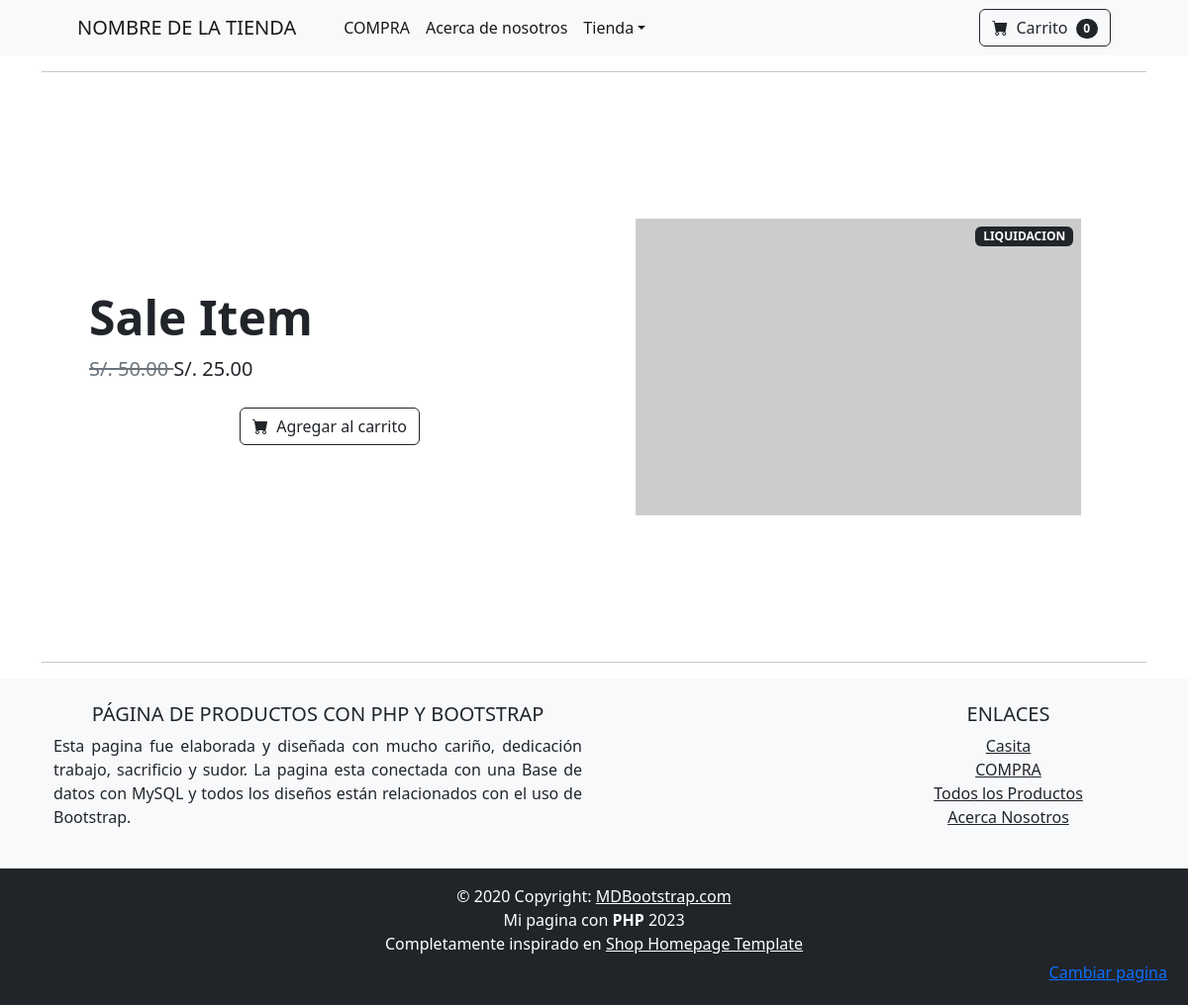
The app's page /producto.php?producto=6 with its own data.
### tables this page shows
CREATE TABLE `precio` (
  `IdProducto` int NOT NULL,
  `PrecioUnico` decimal(8,2) DEFAULT NULL,
  `PrecioLiquidacion` decimal(8,2) DEFAULT NULL,
  `PrecioSuperior` decimal(8,2) DEFAULT NULL,
  `PrecioInferior` decimal(8,2) DEFAULT NULL,
  PRIMARY KEY (`IdProducto`),
  CONSTRAINT `ProductoId` FOREIGN KEY (`IdProducto`) REFERENCES `producto` (`ProductoId`)
);

CREATE TABLE `producto` (
  `ProductoId` int NOT NULL AUTO_INCREMENT,
  `Nombre` varchar(50) NOT NULL,
  `Puntuacion` tinyint(1) DEFAULT NULL,
  `Imagen` varchar(100) DEFAULT NULL,
  PRIMARY KEY (`ProductoId`),
  UNIQUE KEY `idProducto_UNIQUE` (`ProductoId`)
);

### Controller/ProductoController.php (called while the page is built, shortened)
<?php
require("./Models/Conexion.php");
$idProducto = $_GET["producto"];
$conn = new Conexion();
$producto = $conn->getProducto($idProducto);
require("./View/ProductoView.php");
?>

### producto.php (called while the page is built)
<?php
require("./Controller/ProductoController.php")
?>

### Models/Conexion.php (called while the page is built, shortened)
<?php
require("./Models/ProductoMO.php");
class Conexion{
    private $conn;
    public function __construct()
    {
        $config = include('./config.php');
        $host =     $config['db_host'];
        $username = $config['db_user'];
        $password = $config['db_password'];
        $database = $config['db_name'];
        $this->conn = new mysqli($host, $username, $password, $database);
    }
    public function getProducto(int $id): ?ProductoMO{
        $query = $this->conn->query(
            'SELECT * FROM paginadproductos.producto JOIN paginadproductos.precio ON paginadproductos.producto.ProductoId = paginadproductos.precio.IdProducto WHERE idProducto=' . $id . ';'
        );
        $producto = null;
        while($fila = $query->fetch_assoc()){
            $producto = new ProductoMO($fila["Nombre"], $fila["Puntuacion"], $fila["Imagen"], $fila["PrecioUnico"], $fila["PrecioLiquidacion"], $fila["PrecioInferior"], $fila["PrecioSuperior"], $fila["ProductoId"]);
        }
        return $producto;
    }
}

### Models/ProductoMO.php (called while the page is built, shortened)
<?php
class ProductoMO
{
    private $nombre;
    private $imagen;
    private $precio;
    private $precioLiquidacion;
    public function __construct($nom, $punt, $img, $price = null, $priceliqui = null, $priceMin = null, $priceMax = null, $id = null)
    {
        $this->nombre = $nom;
        $this->imagen = $img;
        $this->precio = $price;
        $this->precioLiquidacion = $priceliqui;
    }
    public function getNombre()             { return $this->nombre; }
    public function getImagen()             { return $this->imagen; }
    public function getPrecio()             { return $this->precio; }
    public function getPrecioLiquidacion()  { return $this->precioLiquidacion; }
}
?>

### View/ProductoView.php (the view, shortened to what this page needs)
<!DOCTYPE html>
<html lang="en">
<head>
    <link href="https://cdn.jsdelivr.net/npm/bootstrap-icons@1.5.0/font/bootstrap-icons.css" rel="stylesheet" />
    <link href="css/styles.css" rel="stylesheet" />
</head>
<body>
    <?php
    include("./View/navbar.php");
    ?>
    <div class="container marketing">
        <hr class="featurette-divider">
        <section class="py-0">
            <div class="container px-4 px-lg-5 my-5">
                <div class="row gx-4 gx-lg-5 align-items-center" style="height: 500px;">
                    <div class="col-md-6">
                        <h1 class="display-5 fw-bolder"> <?php echo $producto->getNombre() ?> </h1>
                        <div class="fs-5 mb-2">
                            <?php if ($producto->getPrecio() != null) {
                                if ($producto->getPrecioLiquidacion() != null) {
                                    echo
                                    <<<HTML
                                    <span class="text-muted text-decoration-line-through"> S/. {$producto->getPrecio()} </span>
                                    S/. {$producto->getPrecioLiquidacion()}
                                    HTML;
                                } else {
                                    echo
                                    <<<HTML
                                    S/. {$producto->getPrecio()}
                                    HTML;
                                }
                            } else {
                                echo
                                <<<HTML
                        S/. {$producto->getPrecioMinimo()} - S/. {$producto->getPrecioMaximo()}
                        HTML;
                            }
                            ?>
                        </div>
                        <div class="d-flex justify-content-center">
                            <button class="btn btn-outline-dark flex-shrink-0" type="button">
                                <i class="bi-cart-fill me-1 mb-5"></i>
                                Agregar al carrito
                            </button>
                        </div>
                    </div>
                    <div class="col-md-6 d-flex align-items-center justify-content-center">
                        <div style="position: relative;">
                            <img class="card-img-top mb-5 mb-md-0" style="max-width: 600px; max-height: 700px;" src=<?php echo $producto->getImagen() ?> alt="https://dummyimage.com/600x700/dee2e6/6c757d.jpg">
                            <?php if ($producto->getPrecioLiquidacion() != null) {
                                echo
                                <<<HTML
                                <div class="badge bg-dark text-white position-absolute" style="top: 0.5rem; right: 0.5rem">LIQUIDACION</div>
                                HTML;
                            } ?>
                        </div>
                    </div>
                </div>
            </div>
        </section>
        <hr class="featurette-divider">
    </div>
    <?php
    include("./View/PropioFooter.php");
    ?>
</body>
<link href="https://cdn.jsdelivr.net/npm/bootstrap@5.2.3/dist/css/bootstrap.min.css" rel="stylesheet">

### records on screen
precio: IdProducto.Nombre "Sale Item", PrecioUnico "50.00", PrecioLiquidacion "25.00"
